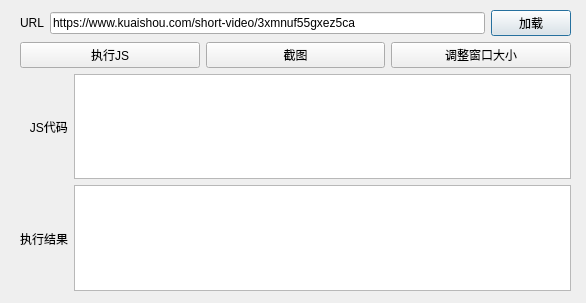
<?xml version="1.0" encoding="UTF-8"?>
<ui version="4.0">
 <class>DebugDialog</class>
 <widget class="QDialog" name="DebugDialog">
  <property name="geometry">
   <rect>
    <x>0</x>
    <y>0</y>
    <width>586</width>
    <height>303</height>
   </rect>
  </property>
  <property name="windowTitle">
   <string notr="true">调试</string>
  </property>
  <property name="modal">
   <bool>true</bool>
  </property>
  <widget class="QWidget" name="layoutWidget">
   <property name="geometry">
    <rect>
     <x>20</x>
     <y>10</y>
     <width>551</width>
     <height>281</height>
    </rect>
   </property>
   <layout class="QVBoxLayout" name="verticalLayout_3">
    <item>
     <layout class="QHBoxLayout" name="horizontalLayout">
      <item>
       <widget class="QLabel" name="label">
        <property name="text">
         <string>URL</string>
        </property>
       </widget>
      </item>
      <item>
       <widget class="QLineEdit" name="urlEdit">
        <property name="text">
         <string>https://www.kuaishou.com/short-video/3xmnuf55gxez5ca</string>
        </property>
       </widget>
      </item>
      <item>
       <widget class="QPushButton" name="loadBtn">
        <property name="text">
         <string>加载</string>
        </property>
       </widget>
      </item>
     </layout>
    </item>
    <item>
     <layout class="QHBoxLayout" name="horizontalLayout_2">
      <item>
       <widget class="QPushButton" name="runJSBtn">
        <property name="text">
         <string>执行JS</string>
        </property>
       </widget>
      </item>
      <item>
       <widget class="QPushButton" name="captureBtn">
        <property name="text">
         <string>截图</string>
        </property>
       </widget>
      </item>
      <item>
       <widget class="QPushButton" name="changeSizeBtn">
        <property name="text">
         <string>调整窗口大小</string>
        </property>
       </widget>
      </item>
     </layout>
    </item>
    <item>
     <layout class="QHBoxLayout" name="horizontalLayout_3">
      <item>
       <layout class="QVBoxLayout" name="verticalLayout_2">
        <item>
         <widget class="QLabel" name="label_2">
          <property name="text">
           <string>   JS代码</string>
          </property>
         </widget>
        </item>
        <item>
         <widget class="QLabel" name="label_3">
          <property name="text">
           <string>执行结果</string>
          </property>
         </widget>
        </item>
       </layout>
      </item>
      <item>
       <layout class="QVBoxLayout" name="verticalLayout">
        <item>
         <widget class="QTextEdit" name="jsCodeEdit"/>
        </item>
        <item>
         <widget class="QTextEdit" name="jsResultEdit"/>
        </item>
       </layout>
      </item>
     </layout>
    </item>
   </layout>
  </widget>
 </widget>
 <resources/>
 <connections/>
</ui>
